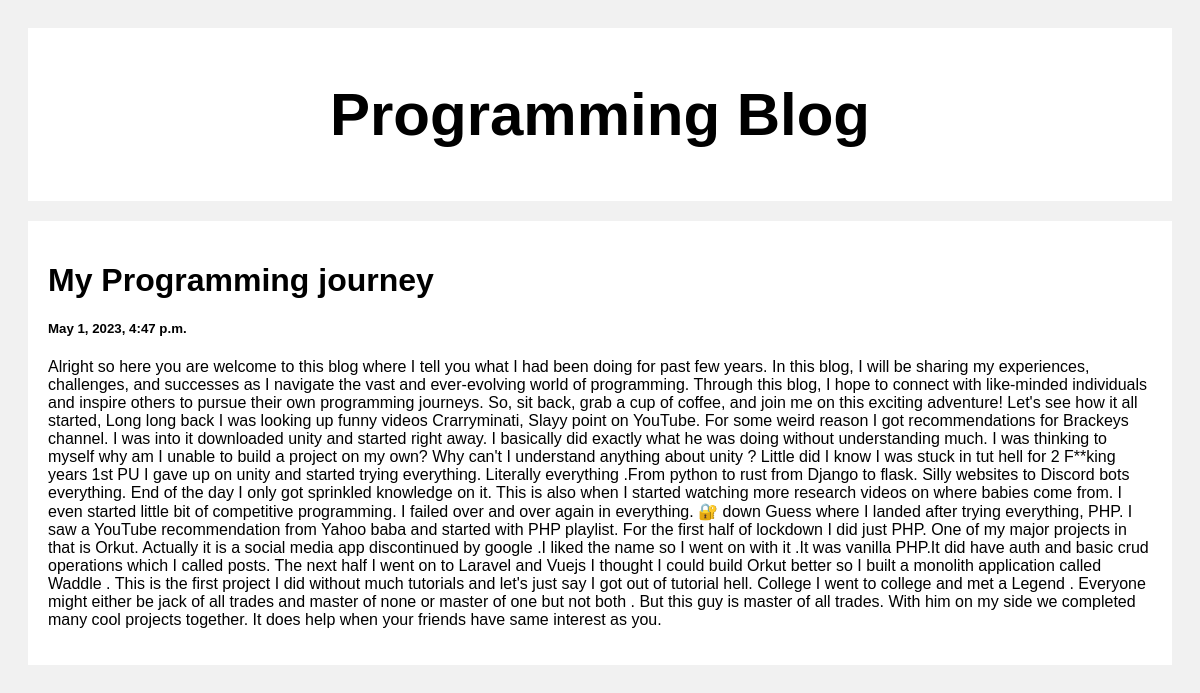
The page /post/5 on the database its author committed.
### posts/models.py (models this page shows)
class Post(models.Model):
  title = models.CharField(max_length=100)
  body = models.CharField(max_length=1000000)
  created_at = models.DateTimeField(default=timezone.now, blank=True)

### posts/views.py (the view)
# urls.py: path('post/<str:pk>', views.post, name='post'),
def post(request, pk):
  posts = Post.objects.get(id=pk)
  return render(request, 'posts.html', {'posts': posts})

### templates/posts.html (shortened to what this page needs)
<!DOCTYPE html>
<html>
<head>
</head>
<body>
<div class="header">
  <h2>Programming Blog</h2>
</div>
<div class="row">
  <div class="leftcolumn">
    <div class="card">
      <a style="text-decoration: none; color: black;" href="/post/{{post.id}}">
        <h1>{{posts.title}}</h1>
        <h5>{{posts.created_at}}</h5>
        <p>{{posts.body}}</p>
      </a>
    </div>
  </div>
</div>
</body>
</html>

### templates/posts.html (style rules this page uses)
* { box-sizing: border-box; }
body { font-family: Arial; padding: 20px; background: #f1f1f1; }
.header { padding: 2px; font-size: 40px; text-align: center; background: white; }
.leftcolumn { float: left; width: 100%; }
.card { background-color: white; padding: 20px; margin-top: 20px; }
.row:after { content: ""; display: table; clear: both; }

### rows shown on the page
Post: title "My Programming journey", created_at "May 1, 2023, 4:47 p.m.", body "Alright so here you are welcome to this blog where I tell you what I had been doing for past few years. In this blog, I will be sharing my experiences, challenges, and successes as I navigate the vast and ever-evolving world of programming. Through this blog, I hope to connect with like-minded individuals and inspire others to pursue their own programming journeys. So, sit back, grab a cup of coffee, and join me on this exciting adventure! Let's see how it all started, Long long back I was looking up funny videos Crarryminati, Slayy point on YouTube. For some weird reason I got recommendations for Brackeys channel. I was into it downloaded unity and started right away. I basically did…"
